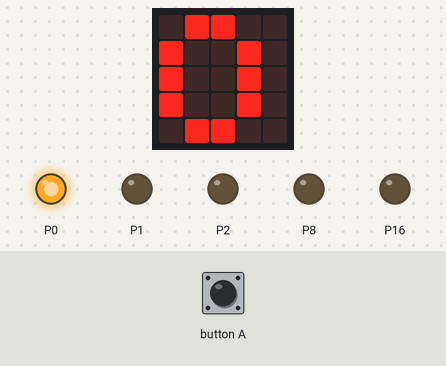
Simulated run of this program. Board: BBC micro:bit (MakeCode). Shown: the board's 5×5 LED display, output pins drawn as LEDs (lit = HIGH). Inputs (shaded band) come from the test bench.

Above: at 1.2 s.
1.3 s: button A pressed for 0.15 s
At 6.3 s:
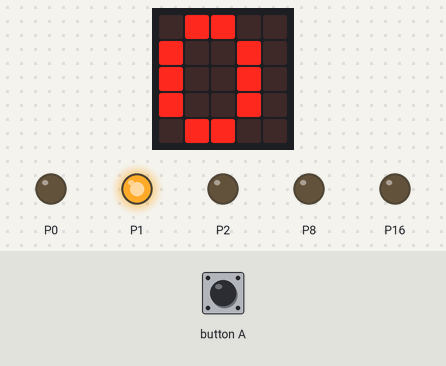
At 17.3 s:
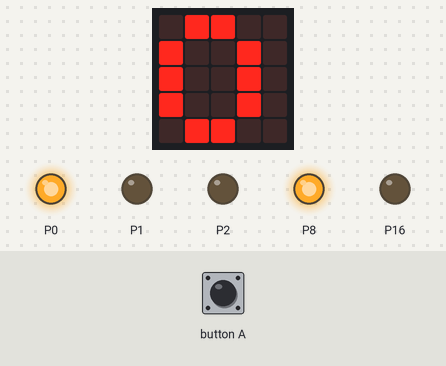
Timing chart, 0 to 41.6 s (numbered marks = the images above; inputs shaded):
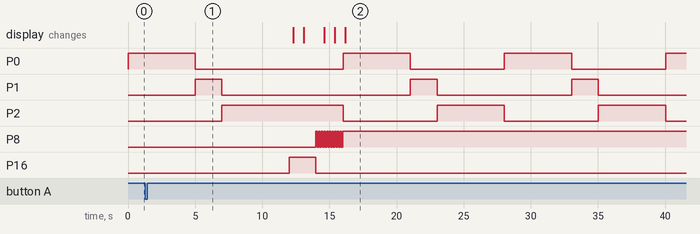

Measured:
- after the input at 1.3 s, P8: alternates HIGH for 0.10 s and LOW for 0.10 s, 21 changes in all, then stays HIGH, starting after 12.7 s; P16: LOW → HIGH after 10.7 s, → LOW 2.0 s later; the display: first changes after 11.0 s (image 2 shows a later state)
- by itself, P0: repeats every 12.0 s: HIGH 5.0 s, LOW 7.0 s
- by itself, P2: repeats every 12.0 s: LOW 7.0 s, HIGH 5.0 s

The program:

main.ts
```typescript
function jaune () {
    pins.digitalWritePin(DigitalPin.P0, 0)
    pins.digitalWritePin(DigitalPin.P1, 1)
    pins.digitalWritePin(DigitalPin.P2, 0)
}
input.onButtonPressed(Button.A, function () {
    Pieton = 1
})
function non_pieton () {
    pins.digitalWritePin(DigitalPin.P16, 0)
    pins.digitalWritePin(DigitalPin.P8, 1)
}
function rouge () {
    pins.digitalWritePin(DigitalPin.P0, 0)
    pins.digitalWritePin(DigitalPin.P1, 0)
    pins.digitalWritePin(DigitalPin.P2, 1)
}
function vert () {
    pins.digitalWritePin(DigitalPin.P0, 1)
    pins.digitalWritePin(DigitalPin.P1, 0)
    pins.digitalWritePin(DigitalPin.P2, 0)
}
let Pieton = 0
vert()
Pieton = 0
let Temps = 0
basic.forever(function () {

})
basic.forever(function () {
    if (Temps == 0) {
        vert()
        basic.pause(5000)
        jaune()
        basic.pause(2000)
        rouge()
        basic.pause(5000)
    }
    if (Pieton == 1) {
        pins.digitalWritePin(DigitalPin.P0, 0)
        pins.digitalWritePin(DigitalPin.P2, 1)
        pins.digitalWritePin(DigitalPin.P8, 0)
        pins.digitalWritePin(DigitalPin.P16, 1)
        Temps = 4
        basic.pause(1000)
        Temps += -1
        basic.pause(1000)
        Temps += -1
        pins.digitalWritePin(DigitalPin.P16, 0)
        pins.digitalWritePin(DigitalPin.P8, 1)
        basic.pause(100)
        pins.digitalWritePin(DigitalPin.P8, 0)
        basic.pause(100)
        pins.digitalWritePin(DigitalPin.P8, 1)
        basic.pause(100)
        pins.digitalWritePin(DigitalPin.P8, 0)
        basic.pause(100)
        pins.digitalWritePin(DigitalPin.P8, 1)
        basic.pause(100)
        pins.digitalWritePin(DigitalPin.P8, 0)
        basic.pause(100)
        pins.digitalWritePin(DigitalPin.P8, 1)
        basic.pause(100)
        pins.digitalWritePin(DigitalPin.P8, 0)
        basic.pause(100)
        pins.digitalWritePin(DigitalPin.P8, 1)
        basic.pause(100)
        pins.digitalWritePin(DigitalPin.P8, 0)
        basic.pause(100)
        pins.digitalWritePin(DigitalPin.P8, 1)
        Temps += -1
        pins.digitalWritePin(DigitalPin.P8, 1)
        basic.pause(100)
        pins.digitalWritePin(DigitalPin.P8, 0)
        basic.pause(100)
        pins.digitalWritePin(DigitalPin.P8, 1)
        basic.pause(100)
        pins.digitalWritePin(DigitalPin.P8, 0)
        basic.pause(100)
        pins.digitalWritePin(DigitalPin.P8, 1)
        basic.pause(100)
        pins.digitalWritePin(DigitalPin.P8, 0)
        basic.pause(100)
        pins.digitalWritePin(DigitalPin.P8, 1)
        basic.pause(100)
        pins.digitalWritePin(DigitalPin.P8, 0)
        basic.pause(100)
        pins.digitalWritePin(DigitalPin.P8, 1)
        basic.pause(100)
        pins.digitalWritePin(DigitalPin.P8, 0)
        basic.pause(100)
        pins.digitalWritePin(DigitalPin.P8, 1)
        Temps += -1
        Pieton = 0
    }
})
basic.forever(function () {
    basic.showNumber(Temps)
})
```

test.ts
```typescript
// les tests vont ici ; cela ne sera pas compilé si ce paquet est utilisé en tant qu'extension.
```
